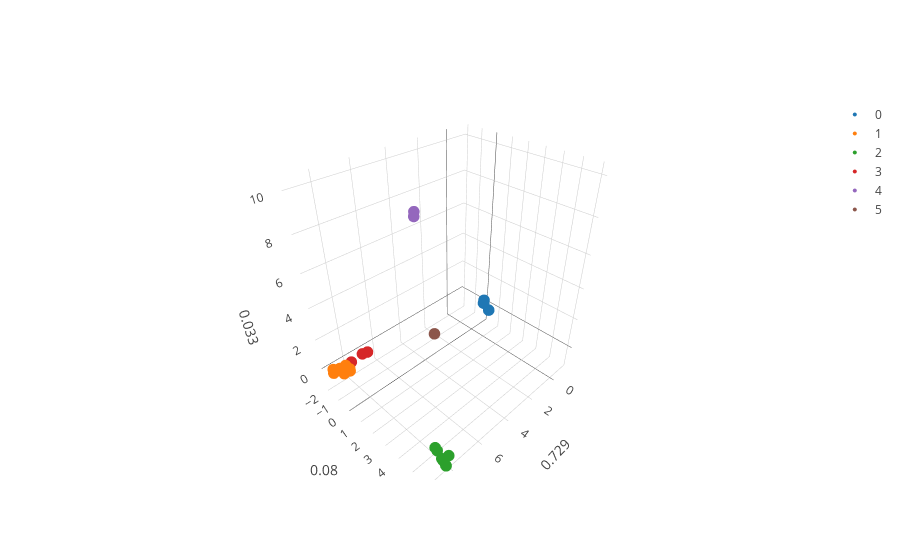

Notebook source saved alongside this figure:
### Markdown cell above
**Fig. Genetic structure** at locus of choice.

### Code cell
#### MeanShift clusters

N= 50
bandwidth = estimate_bandwidth(feats, quantile=0.1)
params = {'bandwidth': np.linspace(np.min(feats), np.max(feats),20)}
grid = GridSearchCV(KernelDensity(algorithm = "ball_tree",breadth_first = False), params,verbose=0)

## perform MeanShift clustering.
ms = MeanShift(bandwidth=bandwidth, bin_seeding=False, cluster_all=True, min_bin_freq=25)
ms.fit(feats[present,:])
labels1 = ms.labels_
label_select = {y:[present[x] for x in range(len(labels1)) if labels1[x] == y] for y in sorted(list(set(labels1))) if y != -1}

iu_control= np.triu_indices(len(label_select),1)
MS_centroids= [np.mean(feats[label_select[z],:],axis= 0) for z in label_select.keys()]
MS_pair_dist= pairwise_distances(MS_centroids,metric= 'euclidean')
MS_pair_dist= MS_pair_dist[iu_control]

plot_3D(feats,label_select,Names=Names,var_comps= var_comps)

### Figure 1 — Plotly figure (JSON) as saved in the notebook; plotly's stock layout.template omitted (floating-point values rounded to 4 significant figures; data arrays with more than 128 entries replaced by an {"elided": "..."} marker saying what was removed)
{"data": [{"marker": {"color": 0, "line": {"width": 0}, "opacity": 1, "size": 4, "symbol": "circle"}, "mode": "markers", "name": "0", "text": {"elided": "682 str values"}, "type": "scatter3d", "uid": "11fcb137-e599-4b83-82d1-b3d2652ce7d7", "x": {"elided": "682 float values"}, "y": {"elided": "682 float values"}, "z": {"elided": "682 float values"}}, {"marker": {"color": 1, "line": {"width": 0}, "opacity": 1, "size": 4, "symbol": "circle"}, "mode": "markers", "name": "1", "text": ["ID: B010, gp: 1", "ID: B026, gp: 1", "ID: IRIS_313-9320, gp: 1", "ID: IRIS_313-10997, gp: 1", "ID: IRIS_313-9492, gp: 1", "ID: IRIS_313-11283, gp: 1", "ID: B131, gp: 1", "ID: B140, gp: 1", "ID: IRIS_313-10847, gp: 1", "ID: IRIS_313-9867, gp: 1", "ID: B252, gp: 1", "ID: B253, gp: 1", "ID: B254, gp: 1", "ID: B264, gp: 1", "ID: IRIS_313-9968, gp: 1", "ID: IRIS_313-11472, gp: 1", "ID: IRIS_313-10681, gp: 1", "ID: IRIS_313-11521, gp: 1", "ID: IRIS_313-11565, gp: 1", "ID: B261, gp: 1", "ID: IRIS_313-11642, gp: 1", "ID: IRIS_313-11824, gp: 1", "ID: IRIS_313-10503, gp: 1", "ID: IRIS_313-11667, gp: 1", "ID: IRIS_313-11668, gp: 1", "ID: IRIS_313-11683, gp: 1", "ID: IRIS_313-11684, gp: 1", "ID: IRIS_313-11706, gp: 1", "ID: IRIS_313-11711, gp: 1", "ID: IRIS_313-10824, gp: 1", "ID: IRIS_313-11727, gp: 1", "ID: IRIS_313-11738, gp: 1", "ID: IRIS_313-11741, gp: 1", "ID: IRIS_313-11752, gp: 1", "ID: IRIS_313-11076, gp: 1", "ID: IRIS_313-9409, gp: 1", "ID: IRIS_313-10651, gp: 1", "ID: IRIS_313-11797, gp: 1", "ID: IRIS_313-11802, gp: 1", "ID: IRIS_313-11805, gp: 1", "ID: IRIS_313-10688, gp: 1", "ID: IRIS_313-11822, gp: 1", "ID: IRIS_313-10774, gp: 1", "ID: IRIS_313-11918, gp: 1", "ID: IRIS_313-11919, gp: 1", "ID: IRIS_313-11935, gp: 1", "ID: IRIS_313-11945, gp: 1", "ID: IRIS_313-11950, gp: 1", "ID: IRIS_313-11966, gp: 1", "ID: IRIS_313-10858, gp: 1", "ID: IRIS_313-12000, gp: 1", "ID: IRIS_313-10897, gp: 1", "ID: IRIS_313-12040, gp: 1", "ID: IRIS_313-12041, gp: 1", "ID: IRIS_313-12044, gp: 1", "ID: IRIS_313-8454, gp: 1", "ID: IRIS_313-12097, gp: 1", "ID: IRIS_313-8485, gp: 1", "ID: IRIS_313-9593, gp: 1", "ID: IRIS_313-10975, gp: 1", "ID: B150, gp: 1", "ID: IRIS_313-8603, gp: 1", "ID: IRIS_313-12220, gp: 1", "ID: IRIS_313-12291, gp: 1", "ID: IRIS_313-12300, gp: 1", "ID: IRIS_313-11278, gp: 1", "ID: IRIS_313-8925, gp: 1", "ID: IRIS_313-8930, gp: 1", "ID: IRIS_313-11113, gp: 1", "ID: IRIS_313-9039, gp: 1", "ID: IRIS_313-10751, gp: 1"], "type": "scatter3d", "uid": "0ca4ab26-660c-4bf9-b857-abf82ec4cfac", "x": [8.302, 9.013, 9.009, 9.009, 9.009, 9.009, 9.009, 9.009, 9.009, 8.695, 9.009, 9.009, 9.009, 8.209, 9.009, 9.009, 9.009, 9.009, 9.013, 9.009, 9.009, 9.009, 8.204, 9.009, 9.009, 9.009, 9.009, 9.009, 9.009, 9.009, 9.009, 9.009, 9.009, 9.009, 9.009, 9.009, 9.009, 9.009, 9.009, 9.009, 9.009, 9.009, 9.009, 9.013, 9.009, 8.601, 8.606, 9.009, 9.009, 9.023, 8.608, 9.009, 9.009, 9.009, 9.009, 9.009, 9.013, 8.607, 9.009, 9.009, 8.293, 9.009, 9.009, 9.009, 9.009, 9.009, 9.009, 9.009, 9.009, 9.009, 9.013], "y": [-1.14, -1.6, -1.594, -1.594, -1.594, -1.594, -1.594, -1.594, -1.594, -1.075, -1.594, -1.594, -1.594, -1.703, -1.594, -1.594, -1.594, -1.594, -1.6, -1.594, -1.594, -1.594, -1.712, -1.594, -1.594, -1.594, -1.594, -1.594, -1.594, -1.594, -1.594, -1.594, -1.594, -1.594, -1.594, -1.594, -1.594, -1.594, -1.594, -1.594, -1.594, -1.594, -1.594, -1.6, -1.594, -1.652, -1.637, -1.594, -1.594, -1.558, -1.652, -1.594, -1.594, -1.594, -1.594, -1.594, -1.6, -1.667, -1.594, -1.594, -1.152, -1.594, -1.594, -1.594, -1.594, -1.594, -1.594, -1.594, -1.594, -1.594, -1.6], "z": [-0.001383, -0.1339, -0.1326, -0.1326, -0.1326, -0.1326, -0.1326, -0.1326, -0.1326, -0.02407, -0.1326, -0.1326, -0.1326, -0.272, -0.1326, -0.1326, -0.1326, -0.1326, -0.1339, -0.1326, -0.1326, -0.1326, -0.2111, -0.1326, -0.1326, -0.1326, -0.1326, -0.1326, -0.1326, -0.1326, -0.1326, -0.1326, -0.1326, -0.1326, -0.1326, -0.1326, -0.1326, -0.1326, -0.1326, -0.1326, -0.1326, -0.1326, -0.1326, -0.1339, -0.1326, -0.2315, -0.1025, -0.1326, -0.1326, 0.1721, -0.1266, -0.1326, -0.1326, -0.1326, -0.1326, -0.1326, -0.1339, -0.2625, -0.1326, -0.1326, -0.1565, -0.1326, -0.1326, -0.1326, -0.1326, -0.1326, -0.1326, -0.1326, -0.1326, -0.1326, -0.1339]}, {"marker": {"color": 2, "line": {"width": 0}, "opacity": 1, "size": 4, "symbol": "circle"}, "mode": "markers", "name": "2", "text": ["ID: IRIS_313-9121, gp: 2", "ID: IRIS_313-9384, gp: 2", "ID: IRIS_313-11407, gp: 2", "ID: IRIS_313-11638, gp: 2", "ID: IRIS_313-11646, gp: 2", "ID: IRIS_313-11648, gp: 2", "ID: IRIS_313-8305, gp: 2", "ID: IRIS_313-9067, gp: 2", "ID: IRIS_313-8321, gp: 2", "ID: IRIS_313-11058, gp: 2", "ID: IRIS_313-11214, gp: 2", "ID: IRIS_313-10845, gp: 2", "ID: IRIS_313-10981, gp: 2", "ID: IRIS_313-10979, gp: 2", "ID: IRIS_313-10987, gp: 2", "ID: IRIS_313-11112, gp: 2", "ID: IRIS_313-10927, gp: 2", "ID: IRIS_313-11277, gp: 2"], "type": "scatter3d", "uid": "809ffeaf-d0d5-4353-8985-7f0baa0c4550", "x": [8.2, 8.155, 8.2, 8.2, 8.2, 8.204, 8.2, 8.104, 8.104, 8.172, 8.076, 8.2, 7.759, 8.168, 8.2, 8.168, 8.2, 8.204], "y": [5.984, 5.68, 5.984, 5.984, 5.984, 6.009, 5.984, 5.328, 5.328, 5.785, 5.163, 5.984, 5.733, 5.761, 5.984, 5.761, 5.984, 6.009], "z": [-1.142, -1.002, -1.142, -1.142, -1.142, -1.154, -1.142, -0.8088, -0.8088, -1.022, -0.7728, -1.142, -1.12, -1.012, -1.142, -1.012, -1.142, -1.154]}, {"marker": {"color": 3, "line": {"width": 0}, "opacity": 1, "size": 4, "symbol": "circle"}, "mode": "markers", "name": "3", "text": ["ID: B097, gp: 3", "ID: B107, gp: 3", "ID: B115, gp: 3"], "type": "scatter3d", "uid": "c95ae481-3e29-47c5-bfa1-7088b37c4124", "x": [6.988, 6.606, 7.807], "y": [-1.873, -1.946, -1.761], "z": [-0.2763, -0.4371, -0.266]}, {"marker": {"color": 4, "line": {"width": 0}, "opacity": 1, "size": 4, "symbol": "circle"}, "mode": "markers", "name": "4", "text": ["ID: IRIS_313-10893, gp: 4", "ID: IRIS_313-11494, gp: 4", "ID: IRIS_313-10870, gp: 4"], "type": "scatter3d", "uid": "e20e9f76-83d3-410c-bbb1-4594890351a1", "x": [7.103, 7.11, 7.103], "y": [3.304, 3.332, 3.304], "z": [9.995, 10.2, 9.995]}, {"marker": {"color": 5, "line": {"width": 0}, "opacity": 1, "size": 4, "symbol": "circle"}, "mode": "markers", "name": "5", "text": ["ID: IRIS_313-12146, gp: 5"], "type": "scatter3d", "uid": "785213b0-a956-40de-9311-6b6ff10aabf8", "x": [4.84], "y": [1.777], "z": [2.11]}], "layout": {"scene": {"xaxis": {"title": "0.729"}, "yaxis": {"title": "0.08"}, "zaxis": {"title": "0.033"}}}}
